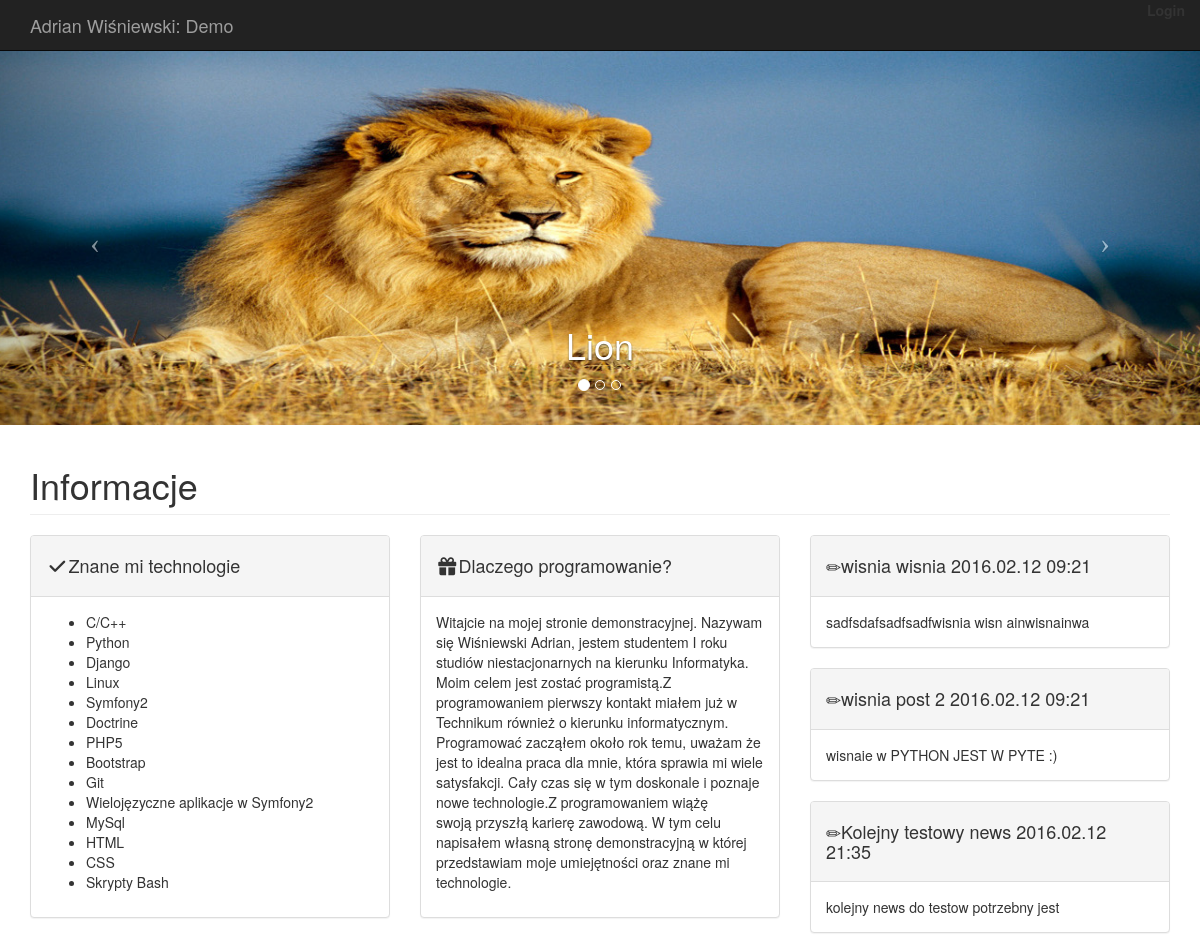
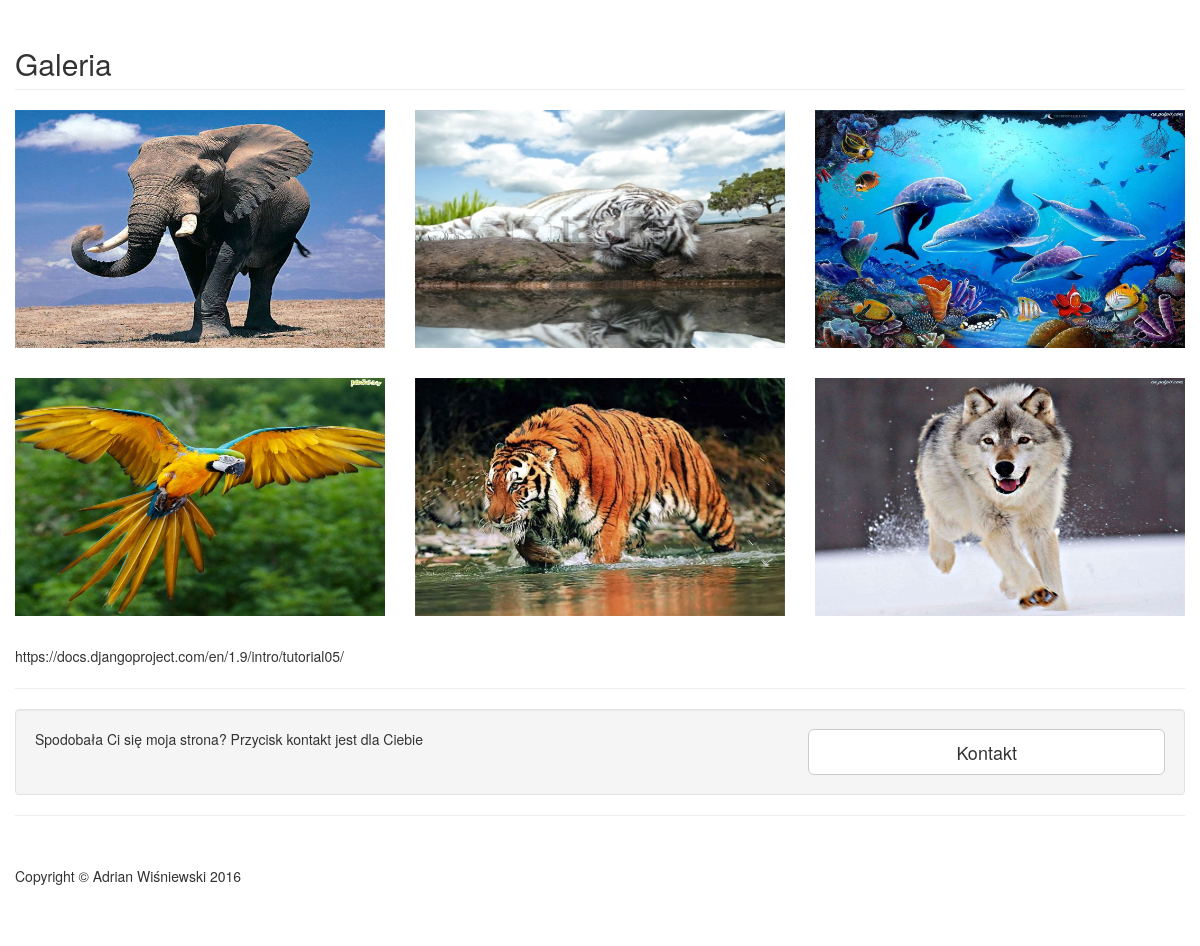
The page / on the database its author committed (2 pictures, top to bottom).
### news/models.py (models this page shows, shortened)
class News(models.Model):
    autor = models.ForeignKey('auth.User')
    title = models.CharField(max_length=200)
    text = models.TextField()
    slug = models.CharField(max_length=200)
    created_date = models.DateTimeField(
        default=timezone.now)

### news/views.py (the view)
# urls.py: url(r'^$', views.base, name='base'),
def base(request):
    news = News.objects.all()
    return render(request,'news/base.html',
            {'news': news},
            )

### news/templates/news/base.html (shortened to what this page needs)
{% load staticfiles %}
<!DOCTYPE html>
<html lang="en">
<head>
    <link rel="stylesheet" href="{% static "lytebox_v5.5/lytebox.css" %}" type="text/css" media="screen" />
    <link href="{% static "css/bootstrap.min.css" %}" rel="stylesheet">
    <link href="{% static "css/modern-business.css" %}" rel="stylesheet">
    <link href="{% static "font-awesome/css/font-awesome.min.css" %}" rel="stylesheet" type="text/css">
</head>
<body>
<nav class="navbar navbar-inverse navbar-fixed-top" role="navigation">
    <div class="container">
        <div class="navbar-header">
                      <a class="navbar-brand" href="{% url "base" %}">Adrian Wiśniewski: Demo</a>
        </div>
        <div class="collapse navbar-collapse" id="bs-example-navbar-collapse-1">
            <ul class="nav navbar-nav navbar-right">
                    <li>
                    <b>Login</b>
                    </li>
            </ul>
        </div>
    </div>
</nav>
<header id="myCarousel" class="carousel slide">
    <ol class="carousel-indicators">
        <li data-target="#myCarousel" data-slide-to="0" class="active"></li>
        <li data-target="#myCarousel" data-slide-to="1"></li>
        <li data-target="#myCarousel" data-slide-to="2"></li>
    </ol>
    <div class="carousel-inner">
        <div class="item active">
            <div class="fill" style="background-image: url('{% static "img/lion-hd-wallpapers.jpeg" %}')" /></div>
            <div class="carousel-caption">
                <h1>Lion</h1>
            </div>
        </div>
    <a class="left carousel-control" href="#myCarousel" data-slide="prev">
        <span class="icon-prev"></span>
    </a>
    <a class="right carousel-control" href="#myCarousel" data-slide="next">
        <span class="icon-next"></span>
    </a>
</header>
{% block all %}
<div class="container">
    {% block body %}
    {% block content %}
    <div class="row">
        <div class="col-lg-12">
            <h1 class="page-header">
                Informacje
            </h1>
        </div>
        <div class="col-md-4">
            <div class="panel panel-default">
                <div class="panel-heading">
                    <h4><i class="fa fa-fw fa-check"></i>Znane mi technologie</h4>
                </div>
                <div class="panel-body">
                        <ul>
                        <li>C/C++</li>
                        <li>Python</li>
                        <li>Django</li>
                        <li>Linux</li>
                        <li>Symfony2</li>
                        <li>Doctrine</li>
                        <li>PHP5</li>
                        <li>Bootstrap</li>
                        <li>Git</li>
                        <li>Wielojęzyczne aplikacje w Symfony2</li>
                        <li>MySql</li>
                        <li>HTML</li>
                        <li>CSS</li>
                        <li>Skrypty Bash</li>
                    </ul>
                </div>
            </div>
        </div>
        <div class="col-md-4">
            <div class="panel panel-default">
                <div class="panel-heading">
                    <h4><i class="fa fa-fw fa-gift"></i>Dlaczego programowanie?</h4>
                </div>
                <div class="panel-body">
                    <p>Witajcie na mojej stronie demonstracyjnej.
                        Nazywam się Wiśniewski Adrian, jestem studentem I roku studiów niestacjonarnych na kierunku Informatyka. Moim celem jest zostać programistą.Z programowaniem pierwszy kontakt miałem już w Technikum również o kierunku informatycznym. Programować zacząłem około rok temu, uważam że jest to idealna praca dla mnie, która sprawia mi wiele satysfakcji. Cały czas się w tym doskonale i poznaje nowe technologie.Z programowaniem wiążę swoją przyszłą karierę zawodową. W tym celu napisałem własną stronę demonstracyjną w której przedstawiam moje umiejętności oraz znane mi technologie.</p>
                </div>
            </div>
        </div>
        {% block news %}
        {% for tekst in news %}
    <div class="col-md-4">
        <div class="panel panel-default">
            <div class="panel-heading">
                <h4><i class="glyphicon glyphicon-pencil"></i>{{ tekst.title }} {{ tekst.created_date|date:"Y.m.d H:i" }}</h4>
            </div>
            <div class="panel-body">
                <table>
                    <tbody>
                        <tr>
                            <td>{{ tekst.text }}</td>
                        </tr>
                    </tbody>
                    </table>
                </div>
            </div>
        </div>
        {% endfor %}
        {% endblock news %}
    <div class="row">
        <div class="col-lg-12">
            <h2 class="page-header">Galeria</h2>
        </div>
        <div class="col-md-4 col-sm-6">
            <a href="{% static "img/slon-afrykanski7.jpg" %}" class="lytebox"
               data-lyte-options="group:animals" data-title="Slon">
                <img class="img-responsive img-portfolio img-hover" src="{% static "img/slon-afrykanski7.jpg" %}" alt="">
            </a>
        </div>
        <div class="col-md-4 col-sm-6">
            <a href="{% static "img/14091010-biały-tygrys-na-skale-przez-wodzie.jpg" %}" class="lytebox"
               data-lyte-options="group:animals" data-title="Btygrys">
                <img class="img-responsive img-portfolio img-hover" src="{% static "img/14091010-biały-tygrys-na-skale-przez-wodzie.jpg" %}" alt="">
            </a>
        </div>
        <div class="col-md-4 col-sm-6">
            <a href="{% static "img/ryby-rafa-delfiny.jpeg" %}" class="lytebox"
               data-lyte-options="group:animals" data-title="Delfiny">
                <img class="img-responsive img-portfolio img-hover" src="{% static "img/ryby-rafa-delfiny.jpeg" %}" alt="">
            </a>
        </div>
        <div class="col-md-4 col-sm-6">
            <a href="{% static "img/ara.jpeg" %}" class="lytebox"
               data-lyte-options="group:animals" data-title="Papuga">
                <img class="img-responsive img-portfolio img-hover" src="{% static "img/ara.jpeg" %}" alt="">
            </a>https://docs.djangoproject.com/en/1.9/intro/tutorial05/
        </div>
        <div class="col-md-4 col-sm-6">
            <a href="{% static "img/Tygrys-bengalski8.jpg" %}" class="lytebox"
               data-lyte-options="group:animals" data-title="Tygrys">
                <img class="img-responsive img-portfolio img-hover" src="{% static "img/Tygrys-bengalski8.jpg" %}" alt="">
            </a>
        </div>
        <div class="col-md-4 col-sm-6">
            <a href="{% static "img/wilk-nieg-6.jpeg" %}" class="lytebox"
               data-lyte-options="group:animals" data-title="Wilk">
                <img class="img-responsive img-portfolio img-hover" src="{% static "img/wilk-nieg-6.jpeg" %}" alt="">
            </a>
        </div>
    </div>
    <div class="row">
        <div class="col-lg-12">
        </div>
        <div class="col-md-6">
        </div>
            </div>
    {% endblock content %}{% endblock body %}
    <hr>
    <div class="well">
        <div class="row">
            <div class="col-md-8">
                <p>Spodobała Ci się moja strona? Przycisk kontakt jest dla Ciebie</p>
            </div>
            <div class="col-md-4">
                <a class="btn btn-lg btn-default btn-block" href="{% url 'kontakt' %}">Kontakt</a>
            </div>
        </div>
    </div>
    <hr>
    {% endblock all %}
    <footer>
        <div class="row">
            <div class="col-lg-12">
                <p>Copyright &copy; Adrian Wiśniewski 2016</p>
            </div>
        </div>
    </footer>
</div>
</body>
</html>

### static/css/modern-business.css (style rules this page uses)
html, body { height: 100%; }
body { padding-top: 50px; }
.img-portfolio { margin-bottom: 30px; }
header.carousel { height: 50%; }
header.carousel .item, header.carousel .item.active, header.carousel .carousel-inner { height: 100%; }
header.carousel .fill { width: 100%; height: 100%; background-position: center; background-size: cover; }
footer { margin: 50px 0; }

### rows shown on the page
News: title "wisnia wisnia", created_date "2016.02.12 09:21", text "sadfsdafsadfsadfwisnia wisn ainwisnainwa"
News: title "wisnia post 2", created_date "2016.02.12 09:21", text "wisnaie w PYTHON JEST W PYTE :)"
News: title "Kolejny testowy news", created_date "2016.02.12 21:35", text "kolejny news do testow potrzebny jest"
